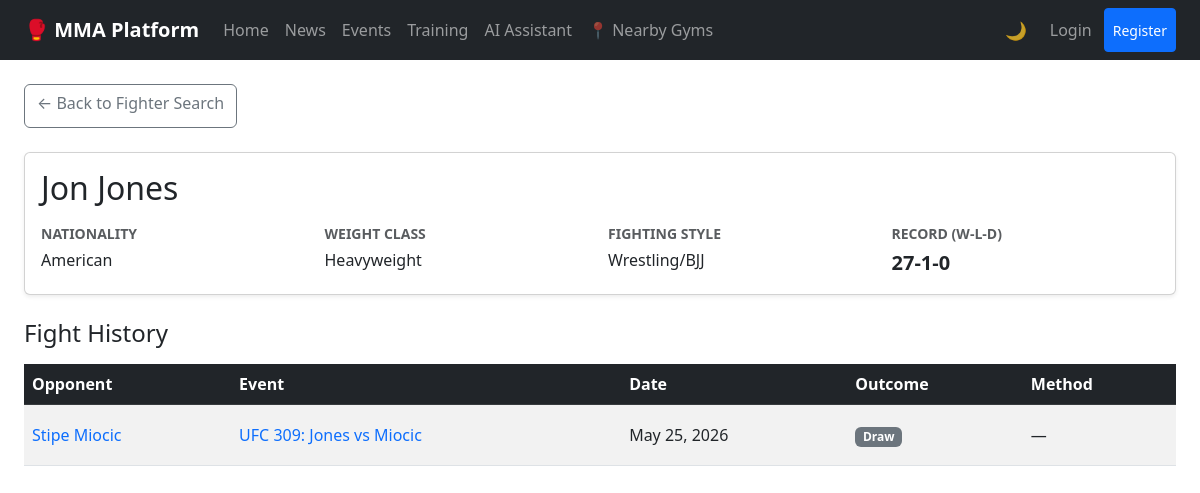
The app's page /events/fighters/1/ with its own data.
### apps/events/models.py (models this page shows, shortened)
class Fighter(models.Model):
    external_id = models.CharField(max_length=255, unique=True)
    full_name = models.CharField(max_length=200, db_index=True)
    nationality = models.CharField(max_length=100)
    weight_class = models.ForeignKey(
        WeightClass, on_delete=models.SET_NULL, null=True
    )
    fighting_style = models.CharField(max_length=100, blank=True)
    wins = models.PositiveIntegerField(default=0)
    losses = models.PositiveIntegerField(default=0)
    draws = models.PositiveIntegerField(default=0)
    updated_at = models.DateTimeField(auto_now=True)

class WeightClass(models.Model):
    name = models.CharField(max_length=50, unique=True)  # e.g. "Lightweight"
    limit_kg = models.DecimalField(max_digits=5, decimal_places=2)

class Fight(models.Model):
    METHOD_CHOICES = [
        ("ko", "KO/TKO"),
        ("sub", "Submission"),
        ("dec", "Decision"),
        ("dq", "DQ"),
        ("other", "Other"),
    ]
    event = models.ForeignKey(
        Event, on_delete=models.CASCADE, related_name="fights"
    )
    fighter_a = models.ForeignKey(
        Fighter, on_delete=models.CASCADE, related_name="fights_as_a"
    )
    fighter_b = models.ForeignKey(
        Fighter, on_delete=models.CASCADE, related_name="fights_as_b"
    )
    winner = models.ForeignKey(
        Fighter,
        on_delete=models.SET_NULL,
        null=True,
        blank=True,
        related_name="wins_set",
    )
    method = models.CharField(max_length=10, choices=METHOD_CHOICES, blank=True)
    is_main_event = models.BooleanField(default=False)
    bout_order = models.PositiveSmallIntegerField(default=0)

class Event(models.Model):
    STATUS_CHOICES = [
        ("upcoming", "Upcoming"),
        ("live", "Live"),
        ("completed", "Completed"),
        ("cancelled", "Cancelled"),
    ]
    external_id = models.CharField(max_length=255, unique=True)
    name = models.CharField(max_length=300)
    date = models.DateTimeField(db_index=True)
    location = models.CharField(max_length=300)
    venue = models.CharField(max_length=300, blank=True)
    broadcast_info = models.TextField(blank=True)
    status = models.CharField(
        max_length=20, choices=STATUS_CHOICES, default="upcoming"
    )
    updated_at = models.DateTimeField(auto_now=True)

### apps/events/views.py (the view)
# urls.py: path("fighters/<int:pk>/", FighterDetailView.as_view(), name="fighter_detail"),
class FighterDetailView(View):
    def get(self, request, pk):
        fighter = get_object_or_404(Fighter, pk=pk)
        fights = (
            Fight.objects.filter(Q(fighter_a=fighter) | Q(fighter_b=fighter))
            .select_related("event", "fighter_a", "fighter_b", "winner")
            .order_by("-event__date")
        )
        return render(
            request,
            "events/fighter_detail.html",
            {"fighter": fighter, "fights": fights},
        )

### templates/events/fighter_detail.html (shortened to what this page needs)
{% extends "base.html" %}
{% block content %}
<div class="container py-4">
    <a
        href="{% url 'events:fighter_list' %}"
        class="btn btn-outline-secondary mb-4"
        style="min-height: 44px;"
        aria-label="Back to fighter search"
    >
        &larr; Back to Fighter Search
    </a>
    <div class="card shadow-sm mb-4">
        <div class="card-body">
            <h1 class="card-title h2 mb-3">{{ fighter.full_name }}</h1>
            <div class="row g-3">
                <div class="col-sm-6 col-md-3">
                    <div class="text-muted small text-uppercase fw-semibold mb-1">Nationality</div>
                    <div>{{ fighter.nationality|default:"—" }}</div>
                </div>
                <div class="col-sm-6 col-md-3">
                    <div class="text-muted small text-uppercase fw-semibold mb-1">Weight Class</div>
                    <div>
                        {% if fighter.weight_class %}
                            {{ fighter.weight_class.name }}
                        {% else %}
                            —
                        {% endif %}
                    </div>
                </div>
                <div class="col-sm-6 col-md-3">
                    <div class="text-muted small text-uppercase fw-semibold mb-1">Fighting Style</div>
                    <div>{{ fighter.fighting_style|default:"—" }}</div>
                </div>
                <div class="col-sm-6 col-md-3">
                    <div class="text-muted small text-uppercase fw-semibold mb-1">Record (W-L-D)</div>
                    <div class="fw-bold fs-5">
                        {{ fighter.wins }}-{{ fighter.losses }}-{{ fighter.draws }}
                    </div>
                </div>
            </div>
        </div>
    </div>
    <h2 class="h4 mb-3">Fight History</h2>
    {% if fights %}
        <div class="table-responsive">
            <table class="table table-striped table-hover align-middle">
                <thead class="table-dark">
                    <tr>
                        <th scope="col">Opponent</th>
                        <th scope="col">Event</th>
                        <th scope="col">Date</th>
                        <th scope="col">Outcome</th>
                        <th scope="col">Method</th>
                    </tr>
                </thead>
                <tbody>
                    {% for fight in fights %}
                        {% if fight.fighter_a == fighter %}
                            {% with opponent=fight.fighter_b %}
                                <tr>
                                    <td>
                                        <a
                                            href="{% url 'events:fighter_detail' opponent.pk %}"
                                            class="text-decoration-none d-inline-flex align-items-center"
                                            style="min-height: 44px;"
                                        >
                                            {{ opponent.full_name }}
                                        </a>
                                    </td>
                                    <td>
                                        <a
                                            href="{% url 'events:event_detail' fight.event.pk %}"
                                            class="text-decoration-none d-inline-flex align-items-center"
                                            style="min-height: 44px;"
                                        >
                                            {{ fight.event.name }}
                                        </a>
                                    </td>
                                    <td>{{ fight.event.date|date:"N j, Y" }}</td>
                                    <td>
                                        {% if fight.winner == fighter %}
                                            <span class="badge bg-success">Win</span>
                                        {% elif fight.winner == opponent %}
                                            <span class="badge bg-danger">Loss</span>
                                        {% elif fight.winner is None %}
                                            <span class="badge bg-secondary">Draw</span>
                                        {% else %}
                                            <span class="badge bg-secondary">—</span>
                                        {% endif %}
                                    </td>
                                    <td>{{ fight.get_method_display|default:"—" }}</td>
                                </tr>
                            {% endwith %}
                        {% endif %}
                    {% endfor %}
                </tbody>
            </table>
        </div>
    {% else %}
        <div class="text-center py-4 text-muted">
            <p>No fight history available for this fighter.</p>
        </div>
    {% endif %}
</div>
{% endblock %}

### templates/base.html (style rules this page uses)
html { height: 100%; overflow-x: hidden; }
body { min-height: 100vh; height: 100%; display: flex; flex-direction: column; overflow-x: hidden; }
.container { width: 100% !important; max-width: 100% !important; padding-left: 1.5rem; padding-right: 1.5rem; }
* { box-sizing: border-box; }
img, video, iframe, table { max-width: 100%; }

### records on screen
Fighter: full_name "Jon Jones", nationality "American", weight_class.name "Heavyweight", fighting_style "Wrestling/BJJ", wins "27", losses "1", draws "0"
Fight: fighter_b.full_name "Stipe Miocic", event.name "UFC 309: Jones vs Miocic", event "May 25, 2026", shows "Draw", method "—"
